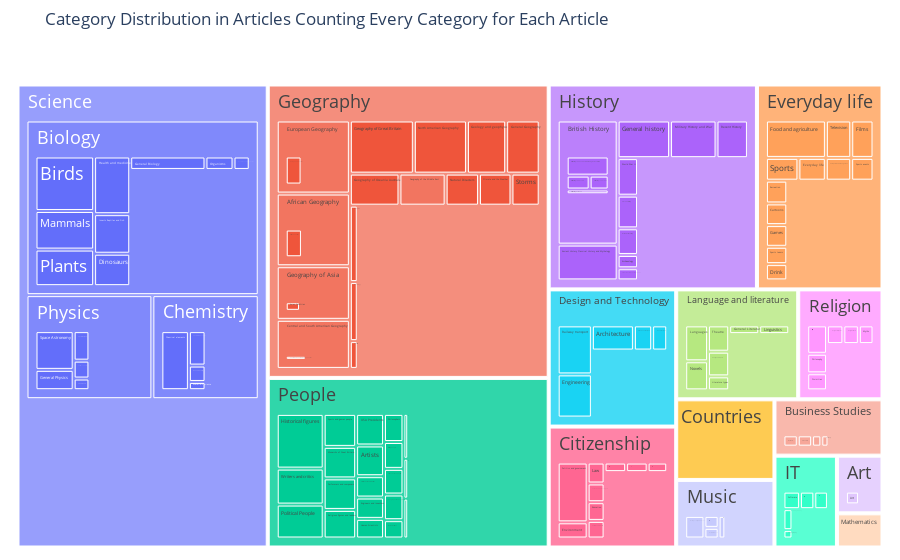

This figure's notebook cell:
### Markdown cell above
### 3.3.a Categories Distributions
! Interactive plots with plotly need the notebook to be run but were replaced with screenshots for convenience. !

### Code cell
labels, parents, values, ids = create_treemap_data(df_categories)
fig = go.Figure(go.Treemap(
    labels=labels,
    parents=parents,
    values=values,
    ids=ids,
    textfont=dict(size=18),
))
fig.update_layout(margin=dict(t=50, l=10, r=10, b=5), title="Category Distribution in Articles Counting Every Category for Each Article")
fig.show()

### Figure 1 — Plotly figure (JSON) as saved in the notebook; plotly's stock layout.template omitted (floating-point values rounded to 4 significant figures; data arrays with more than 128 entries replaced by an {"elided": "..."} marker saying what was removed)
{"data": [{"ids": {"elided": "145 str values"}, "labels": {"elided": "145 str values"}, "parents": {"elided": "145 str values"}, "textfont": {"size": 18}, "type": "treemap", "values": {"elided": "145 int values"}}], "layout": {"margin": {"b": 5, "l": 10, "r": 10, "t": 50}, "title": {"text": "Category Distribution in Articles Counting Every Category for Each Article"}}}
